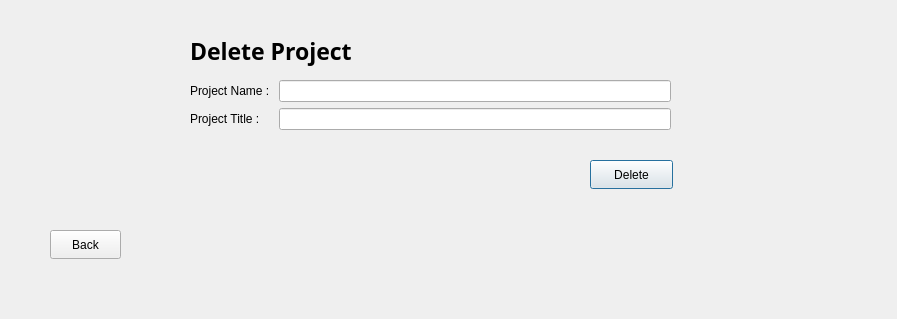
<?xml version="1.0" encoding="UTF-8"?>
<ui version="4.0">
 <class>DeleteProject</class>
 <widget class="QDialog" name="DeleteProject">
  <property name="geometry">
   <rect>
    <x>0</x>
    <y>0</y>
    <width>897</width>
    <height>319</height>
   </rect>
  </property>
  <property name="windowTitle">
   <string>Dialog</string>
  </property>
  <widget class="QLabel" name="label">
   <property name="geometry">
    <rect>
     <x>190</x>
     <y>30</y>
     <width>301</width>
     <height>41</height>
    </rect>
   </property>
   <property name="font">
    <font>
     <family>Rockwell Extra Bold</family>
     <pointsize>17</pointsize>
     <bold>true</bold>
    </font>
   </property>
   <property name="text">
    <string>Delete Project</string>
   </property>
  </widget>
  <widget class="QWidget" name="formLayoutWidget">
   <property name="geometry">
    <rect>
     <x>190</x>
     <y>80</y>
     <width>481</width>
     <height>71</height>
    </rect>
   </property>
   <layout class="QFormLayout" name="formLayout">
    <item row="0" column="0">
     <widget class="QLabel" name="label_2">
      <property name="text">
       <string>Project Name : </string>
      </property>
     </widget>
    </item>
    <item row="0" column="1">
     <widget class="QLineEdit" name="ProjectNameForDelete"/>
    </item>
    <item row="1" column="0">
     <widget class="QLabel" name="label_3">
      <property name="text">
       <string>Project Title : </string>
      </property>
     </widget>
    </item>
    <item row="1" column="1">
     <widget class="QLineEdit" name="ProjectTitleForDelete"/>
    </item>
   </layout>
  </widget>
  <widget class="QPushButton" name="pushButton">
   <property name="geometry">
    <rect>
     <x>590</x>
     <y>160</y>
     <width>83</width>
     <height>29</height>
    </rect>
   </property>
   <property name="text">
    <string>Delete</string>
   </property>
  </widget>
  <widget class="QPushButton" name="pushButton_2">
   <property name="geometry">
    <rect>
     <x>50</x>
     <y>230</y>
     <width>71</width>
     <height>29</height>
    </rect>
   </property>
   <property name="text">
    <string>Back</string>
   </property>
  </widget>
 </widget>
 <resources/>
 <connections/>
</ui>
